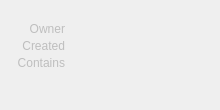
<?xml version="1.0" encoding="UTF-8"?>
<ui version="4.0">
 <class>Form</class>
 <widget class="QWidget" name="Form">
  <property name="geometry">
   <rect>
    <x>0</x>
    <y>0</y>
    <width>220</width>
    <height>110</height>
   </rect>
  </property>
  <property name="sizePolicy">
   <sizepolicy hsizetype="MinimumExpanding" vsizetype="Preferred">
    <horstretch>0</horstretch>
    <verstretch>0</verstretch>
   </sizepolicy>
  </property>
  <property name="minimumSize">
   <size>
    <width>220</width>
    <height>110</height>
   </size>
  </property>
  <property name="maximumSize">
   <size>
    <width>300</width>
    <height>16777215</height>
   </size>
  </property>
  <property name="windowTitle">
   <string>Form</string>
  </property>
  <property name="styleSheet">
   <string notr="true"/>
  </property>
  <layout class="QVBoxLayout" name="verticalLayout">
   <property name="spacing">
    <number>3</number>
   </property>
   <property name="leftMargin">
    <number>5</number>
   </property>
   <property name="topMargin">
    <number>5</number>
   </property>
   <property name="rightMargin">
    <number>5</number>
   </property>
   <property name="bottomMargin">
    <number>0</number>
   </property>
   <item>
    <layout class="QHBoxLayout" name="horizontalLayout_18">
     <property name="topMargin">
      <number>0</number>
     </property>
     <property name="bottomMargin">
      <number>0</number>
     </property>
     <item>
      <widget class="QLabel" name="label_6">
       <property name="maximumSize">
        <size>
         <width>13</width>
         <height>13</height>
        </size>
       </property>
       <property name="text">
        <string/>
       </property>
       <property name="pixmap">
        <pixmap>../images/mirrortable.png</pixmap>
       </property>
       <property name="scaledContents">
        <bool>true</bool>
       </property>
      </widget>
     </item>
     <item>
      <widget class="QLabel" name="name">
       <property name="font">
        <font>
         <pointsize>9</pointsize>
         <weight>75</weight>
         <bold>true</bold>
        </font>
       </property>
       <property name="text">
        <string/>
       </property>
      </widget>
     </item>
    </layout>
   </item>
   <item>
    <layout class="QHBoxLayout" name="horizontalLayout_9">
     <property name="spacing">
      <number>6</number>
     </property>
     <property name="topMargin">
      <number>0</number>
     </property>
     <item>
      <widget class="QLabel" name="label_13">
       <property name="enabled">
        <bool>false</bool>
       </property>
       <property name="sizePolicy">
        <sizepolicy hsizetype="Fixed" vsizetype="Expanding">
         <horstretch>0</horstretch>
         <verstretch>0</verstretch>
        </sizepolicy>
       </property>
       <property name="minimumSize">
        <size>
         <width>60</width>
         <height>0</height>
        </size>
       </property>
       <property name="maximumSize">
        <size>
         <width>60</width>
         <height>500</height>
        </size>
       </property>
       <property name="text">
        <string>Owner</string>
       </property>
       <property name="alignment">
        <set>Qt::AlignRight|Qt::AlignTop|Qt::AlignTrailing</set>
       </property>
      </widget>
     </item>
     <item>
      <widget class="QLabel" name="owner">
       <property name="enabled">
        <bool>true</bool>
       </property>
       <property name="sizePolicy">
        <sizepolicy hsizetype="Expanding" vsizetype="Expanding">
         <horstretch>0</horstretch>
         <verstretch>0</verstretch>
        </sizepolicy>
       </property>
       <property name="minimumSize">
        <size>
         <width>0</width>
         <height>0</height>
        </size>
       </property>
       <property name="maximumSize">
        <size>
         <width>16777215</width>
         <height>16777215</height>
        </size>
       </property>
       <property name="styleSheet">
        <string notr="true"/>
       </property>
       <property name="text">
        <string/>
       </property>
       <property name="alignment">
        <set>Qt::AlignLeading|Qt::AlignLeft|Qt::AlignTop</set>
       </property>
       <property name="wordWrap">
        <bool>true</bool>
       </property>
      </widget>
     </item>
    </layout>
   </item>
   <item>
    <layout class="QHBoxLayout" name="horizontalLayout_11">
     <property name="spacing">
      <number>6</number>
     </property>
     <property name="topMargin">
      <number>0</number>
     </property>
     <item>
      <widget class="QLabel" name="label_14">
       <property name="enabled">
        <bool>false</bool>
       </property>
       <property name="sizePolicy">
        <sizepolicy hsizetype="Fixed" vsizetype="Expanding">
         <horstretch>0</horstretch>
         <verstretch>0</verstretch>
        </sizepolicy>
       </property>
       <property name="minimumSize">
        <size>
         <width>60</width>
         <height>0</height>
        </size>
       </property>
       <property name="maximumSize">
        <size>
         <width>60</width>
         <height>500</height>
        </size>
       </property>
       <property name="text">
        <string>Created</string>
       </property>
       <property name="alignment">
        <set>Qt::AlignRight|Qt::AlignTop|Qt::AlignTrailing</set>
       </property>
      </widget>
     </item>
     <item>
      <widget class="QLabel" name="created">
       <property name="enabled">
        <bool>true</bool>
       </property>
       <property name="sizePolicy">
        <sizepolicy hsizetype="Expanding" vsizetype="Expanding">
         <horstretch>0</horstretch>
         <verstretch>0</verstretch>
        </sizepolicy>
       </property>
       <property name="minimumSize">
        <size>
         <width>0</width>
         <height>0</height>
        </size>
       </property>
       <property name="maximumSize">
        <size>
         <width>16777215</width>
         <height>16777215</height>
        </size>
       </property>
       <property name="styleSheet">
        <string notr="true"/>
       </property>
       <property name="text">
        <string/>
       </property>
       <property name="alignment">
        <set>Qt::AlignLeading|Qt::AlignLeft|Qt::AlignTop</set>
       </property>
       <property name="wordWrap">
        <bool>true</bool>
       </property>
      </widget>
     </item>
    </layout>
   </item>
   <item>
    <layout class="QHBoxLayout" name="horizontalLayout_15">
     <property name="spacing">
      <number>6</number>
     </property>
     <property name="topMargin">
      <number>0</number>
     </property>
     <property name="bottomMargin">
      <number>0</number>
     </property>
     <item>
      <widget class="QLabel" name="label_15">
       <property name="enabled">
        <bool>false</bool>
       </property>
       <property name="sizePolicy">
        <sizepolicy hsizetype="Fixed" vsizetype="Expanding">
         <horstretch>0</horstretch>
         <verstretch>0</verstretch>
        </sizepolicy>
       </property>
       <property name="minimumSize">
        <size>
         <width>60</width>
         <height>0</height>
        </size>
       </property>
       <property name="maximumSize">
        <size>
         <width>60</width>
         <height>500</height>
        </size>
       </property>
       <property name="text">
        <string>Contains</string>
       </property>
       <property name="alignment">
        <set>Qt::AlignRight|Qt::AlignTop|Qt::AlignTrailing</set>
       </property>
      </widget>
     </item>
     <item>
      <widget class="QLabel" name="contains">
       <property name="enabled">
        <bool>true</bool>
       </property>
       <property name="sizePolicy">
        <sizepolicy hsizetype="Expanding" vsizetype="MinimumExpanding">
         <horstretch>0</horstretch>
         <verstretch>0</verstretch>
        </sizepolicy>
       </property>
       <property name="minimumSize">
        <size>
         <width>0</width>
         <height>0</height>
        </size>
       </property>
       <property name="maximumSize">
        <size>
         <width>16777215</width>
         <height>16777215</height>
        </size>
       </property>
       <property name="styleSheet">
        <string notr="true"/>
       </property>
       <property name="text">
        <string/>
       </property>
       <property name="alignment">
        <set>Qt::AlignLeading|Qt::AlignLeft|Qt::AlignTop</set>
       </property>
       <property name="wordWrap">
        <bool>true</bool>
       </property>
      </widget>
     </item>
    </layout>
   </item>
   <item>
    <spacer name="verticalSpacer">
     <property name="orientation">
      <enum>Qt::Vertical</enum>
     </property>
     <property name="sizeType">
      <enum>QSizePolicy::Expanding</enum>
     </property>
     <property name="sizeHint" stdset="0">
      <size>
       <width>20</width>
       <height>500</height>
      </size>
     </property>
    </spacer>
   </item>
  </layout>
 </widget>
 <resources/>
 <connections/>
 <slots>
  <slot>snapshot()</slot>
  <slot>apply()</slot>
  <slot>edit()</slot>
 </slots>
</ui>
